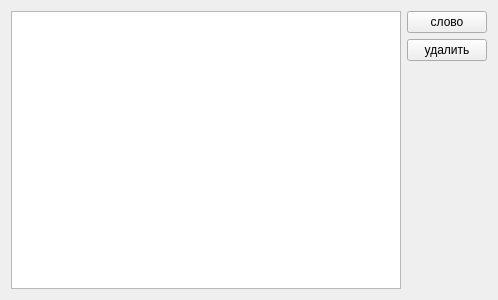
<?xml version="1.0" encoding="UTF-8"?>
<ui version="4.0">
 <class>Form</class>
 <widget class="QWidget" name="Form">
  <property name="geometry">
   <rect>
    <x>0</x>
    <y>0</y>
    <width>498</width>
    <height>300</height>
   </rect>
  </property>
  <property name="windowTitle">
   <string>key_words_manager</string>
  </property>
  <layout class="QHBoxLayout" name="horizontalLayout">
   <item>
    <widget class="QListWidget" name="listWidget"/>
   </item>
   <item>
    <layout class="QVBoxLayout" name="verticalLayout">
     <item>
      <widget class="QPushButton" name="btn_new_words">
       <property name="text">
        <string>слово</string>
       </property>
      </widget>
     </item>
     <item>
      <widget class="QPushButton" name="btn_del_words">
       <property name="text">
        <string>удалить</string>
       </property>
      </widget>
     </item>
     <item>
      <spacer name="verticalSpacer">
       <property name="orientation">
        <enum>Qt::Vertical</enum>
       </property>
       <property name="sizeHint" stdset="0">
        <size>
         <width>20</width>
         <height>40</height>
        </size>
       </property>
      </spacer>
     </item>
    </layout>
   </item>
  </layout>
 </widget>
 <resources/>
 <connections/>
</ui>
